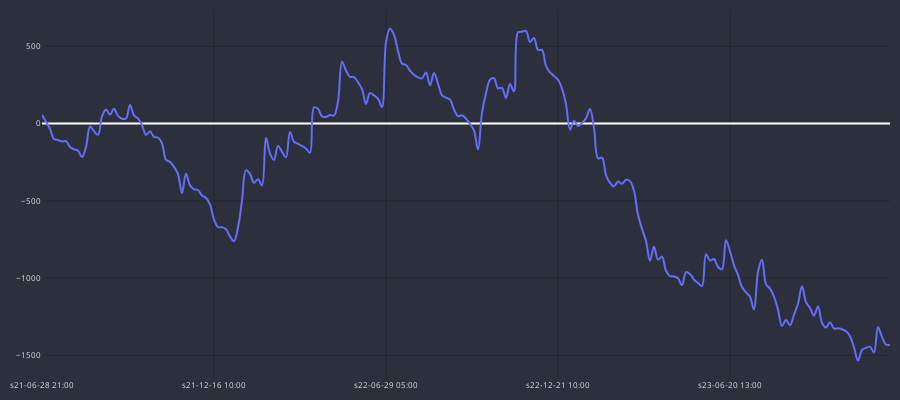

This figure's notebook cell:
### Code cell
cp = CandlePlot(df_trades, candles=False)
cp.show_plot(line_traces=['GAIN_C'])

### Figure 1 — Plotly figure (JSON) as saved in the notebook; plotly's stock layout.template omitted (floating-point values rounded to 4 significant figures; data arrays with more than 128 entries replaced by an {"elided": "..."} marker saying what was removed)
{"data": [{"line": {"shape": "spline", "width": 2}, "name": "GAIN_C", "type": "scatter", "x": {"elided": "213 str values"}, "y": {"elided": "213 float values"}}], "layout": {"font": {"color": "#e1e1e1", "size": 8}, "height": 400, "margin": {"b": 10, "l": 10, "r": 10, "t": 10}, "paper_bgcolor": "#2c303c", "plot_bgcolor": "#2c303c", "width": 900, "xaxis": {"autorange": true, "gridcolor": "#1f292f", "nticks": 5, "range": [0, 212], "rangeslider": {"visible": false, "yaxis": {}}, "type": "category"}, "yaxis": {"autorange": true, "gridcolor": "#1f292f", "range": [-1653.0, 735.2], "type": "linear"}}}
